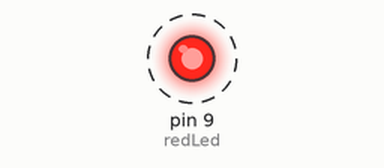
The sketch below on a simulated Arduino Uno, built with avr-gcc and run on an emulated ATmega328P. Parts: output pins drawn as LEDs (lit = HIGH). Dashed ring = blinking.

Above: at 0.5 s.
Timing chart, 0 to 4.6 s (numbered marks = the images above):
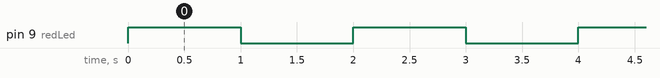

The sketch:

led.ino
```cpp
// Pin connected to the red LED
int redLed = 9;

void setup() {
  // Set the LED pin as output
  pinMode(redLed, OUTPUT);
}

void loop() {
  // Turn the LED on
  digitalWrite(redLed, HIGH);
  delay(1000); // Wait for 1 second

  // Turn the LED off
  digitalWrite(redLed, LOW);
  delay(1000); // Wait for 1 second
}
```

Measured:
- by itself, pin 9 (redLed): alternates HIGH for 1.0 s and LOW for 1.0 s
